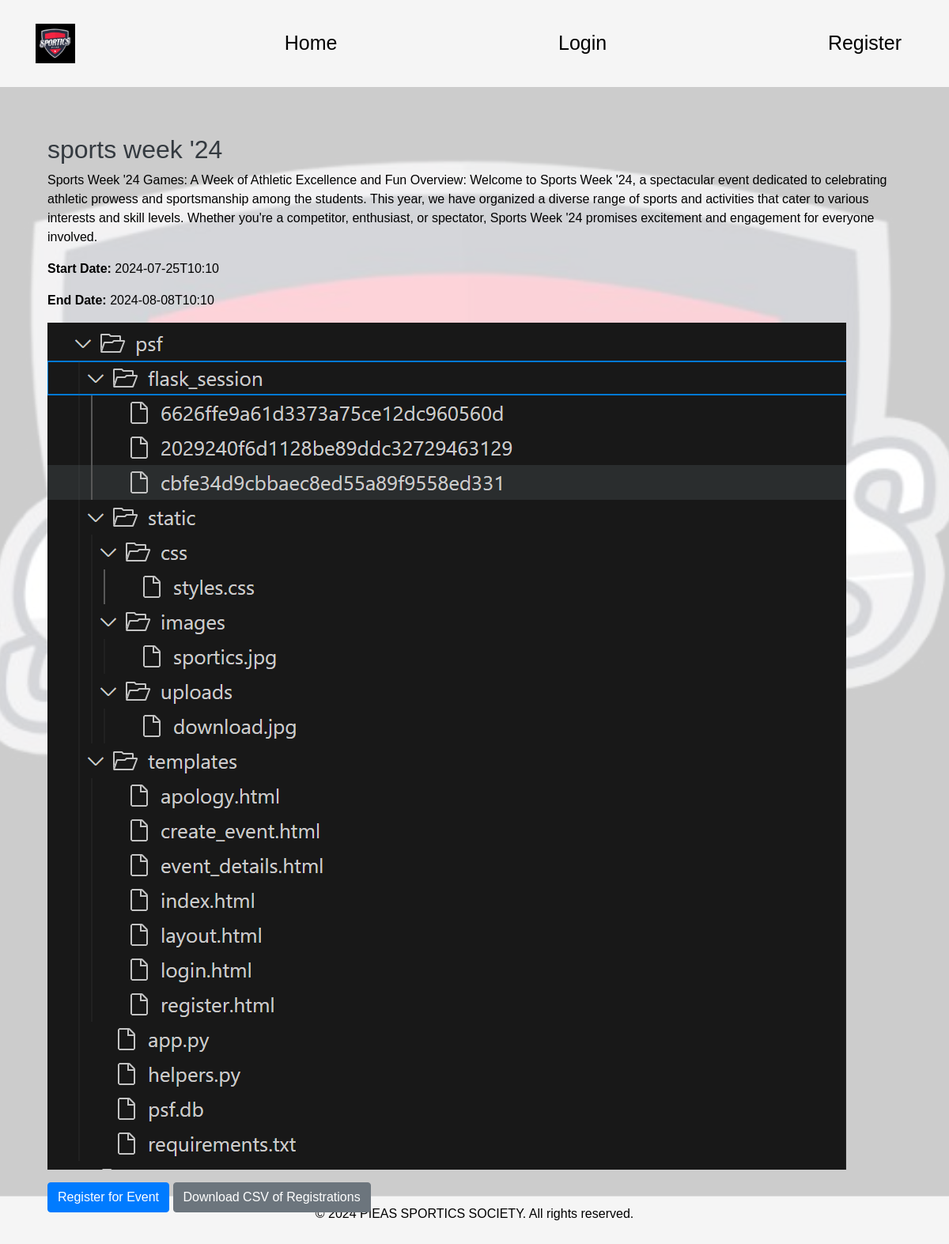
Screenshot of /event/2 with the database file from the repository.
### tables this page shows
CREATE TABLE events (
    id INTEGER PRIMARY KEY AUTOINCREMENT,
    name TEXT NOT NULL,
    description TEXT NOT NULL,
    start_date TIMESTAMP NOT NULL,
    end_date TIMESTAMP NOT NULL,
    image TEXT,
    created_on TIMESTAMP DEFAULT CURRENT_TIMESTAMP
);

### app.py (the view)
@app.route("/event/<int:event_id>")
def event_details(event_id):
    event = db.execute("SELECT * FROM events WHERE id = ?", event_id)
    if len(event) != 1:
        return apology("Event not found", 404)
    event = event[0]
    registrations = db.execute("SELECT u.username, u.email, u.phone_number FROM registrations r JOIN users u ON r.user_id = u.id WHERE r.event_id = ?", event_id)
    return render_template("event_details.html", event=event, registrations=registrations)

### app.py (called while the page is built)
@app.after_request
def after_request(response):
    response.headers["Cache-Control"] = "no-cache, no-store, must-revalidate"
    response.headers["Expires"] = 0
    response.headers["Pragma"] = "no-cache"
    return response

### templates/event_details.html (shortened to what this page needs)
{% extends "layout.html" %}
{% block content %}
    <div class="container">
        <h2>{{ event.name }}</h2>
        <p>{{ event.description }}</p>
        <p><strong>Start Date:</strong> {{ event.start_date }}</p>
        <p><strong>End Date:</strong> {{ event.end_date }}</p>
        {% if event.image %}
            <img src="{{ url_for('static', filename='uploads/' ~ event.image) }}" alt="{{ event.name }}" class="img-fluid">
        {% endif %}
        <div class="mt-3">
            <a href="{{ url_for('register_event', event_id=event.id) }}" class="btn btn-primary">Register for Event</a>
            <a href="{{ url_for('show_csv_settings', event_id=event.id) }}" class="btn btn-secondary">Download CSV of Registrations</a>
        </div>
    </div>
{% endblock %}

### static/css/styles.css (style rules this page uses)
body { background-color: #f8f9fa; font-family: 'Helvetica Neue', Arial, sans-serif; }
h1, h2, h3, h4, h5, h6 { color: #343a40; }
.container { width: 90%; max-width: 1200px; margin: auto; padding: 20px; }

### rows the page displays
events: name "sports week '24", description "Sports Week '24 Games: A Week of Athletic Excellence and Fun Overview: Welcome to Sports Week '24, a spectacular event dedicated to celebrating athletic prowess and sportsmanship among the students. This year, we have organized a diverse range of sports and activities that cater to various interests and skill levels. Whether you're a competitor, enthusiast, or spectator, Sports Week '24 promises excitement and engagement for everyone involved.", start_date "2024-07-25T10:10", end_date "2024-08-08T10:10", image (picture)
